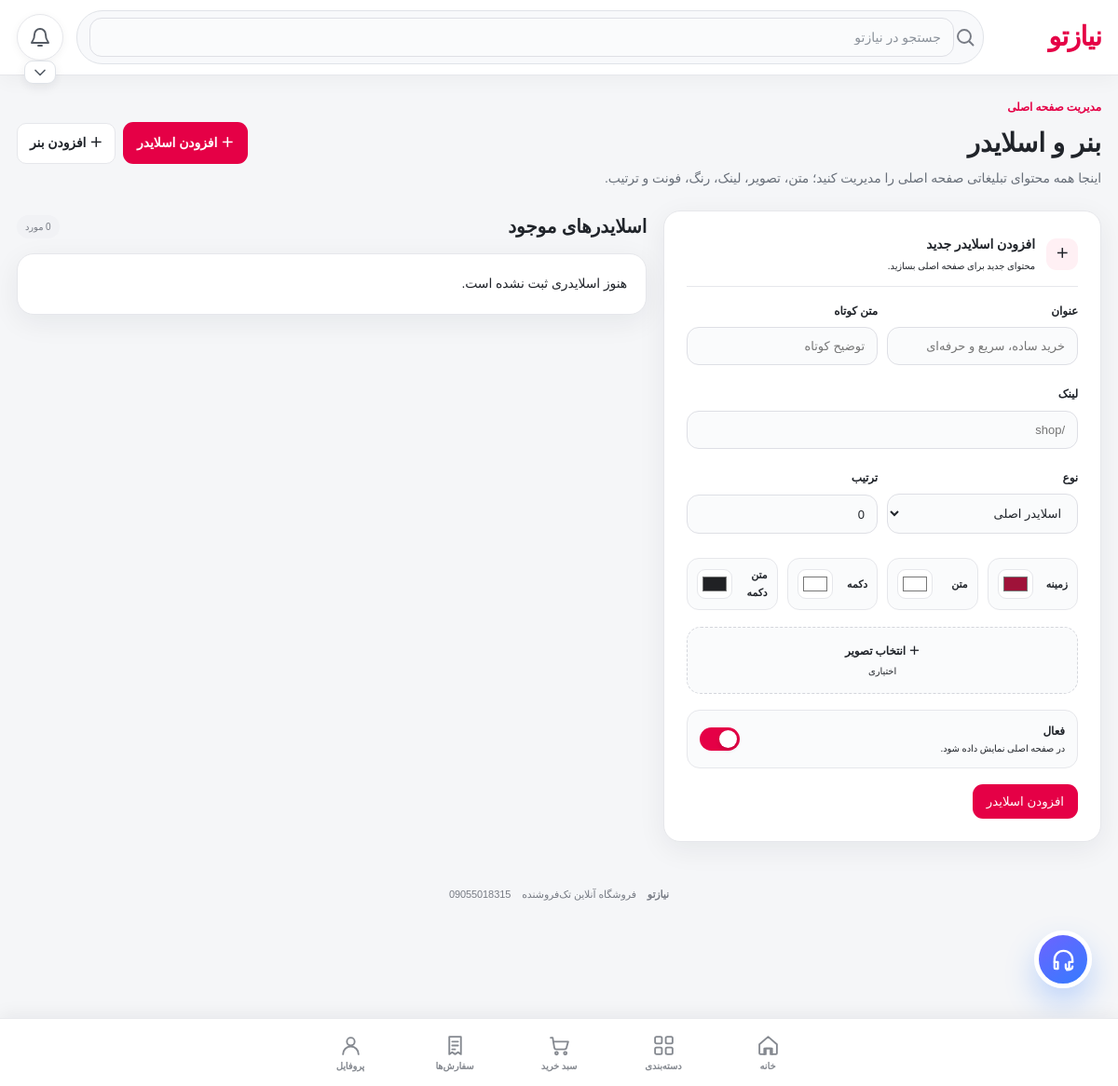
/admin/banners, run on the app's committed database.
### app/models.py (models this page shows)
class SiteSetting(db.Model):
    id=db.Column(db.Integer,primary_key=True)
    key=db.Column(db.String(160),unique=True,nullable=False)
    value=db.Column(db.Text,default="")

### app/routes.py (the view, shortened to what this page needs)
@main.route("/admin/banners",methods=["GET","POST"])
@admin_required
def admin_banners():
    banners=Banner.query.order_by(Banner.kind,Banner.sort_order,Banner.id.desc()).all()
    banner_visuals={b.id:{"bg":setting(f"banner.{b.id}.bg","#9f1239"),"text":setting(f"banner.{b.id}.text","#ffffff"),"button":setting(f"banner.{b.id}.button","#ffffff"),"button_text":setting(f"banner.{b.id}.button_text","#202124")} for b in banners}
    default_kind=request.args.get("kind","slider") if request.method == "GET" else "slider"
    if default_kind not in ("slider","banner"):
        default_kind="slider"
    return render_template("admin_banners.html",banners=banners,banner_visuals=banner_visuals,default_kind=default_kind)

### app/__init__.py (called while the page is built)
def _setting(key,default=""):
    from .models import SiteSetting
    x=db.session.execute(db.select(SiteSetting).filter_by(key=key)).scalar_one_or_none()
    return x.value if x else default

### app/routes.py (called while the page is built, shortened)
def preview_enabled():
    return PREVIEW_MODE

def ensure_preview_user():
    if not preview_enabled():
        return None
    username="__preview_admin__"
    u=User.query.filter_by(username=username).first()
    if not u:
        u=User(username=username,password_hash=generate_password_hash(secrets.token_urlsafe(24)),phone="",full_name="مدیر نسخه نمایشی",is_admin=True,role="admin",is_active=True)
        db.session.add(u); db.session.commit()
    elif not u.is_admin or not u.is_active:
        u.is_admin=True; u.role="admin"; u.is_active=True; db.session.commit()
    session["user_id"]=u.id
    session["preview_mode"]=True
    return u

def csrf():
    if "_csrf" not in session: session["_csrf"]=secrets.token_urlsafe(32)
    return session["_csrf"]

@main.app_context_processor
def template_globals(): return {"csrf_token":csrf}

@main.before_request
def protect():
    if request.method=="POST" and request.form.get("_csrf")!=session.get("_csrf"): abort(400,"CSRF token invalid")
    if preview_enabled():
        ensure_preview_user()
        return None

def admin_required(f):
    @wraps(f)
    def w(*a,**k):
        if preview_enabled():
            u=ensure_preview_user()
            if u: return f(*a,**k)
        u=db.session.get(User,session.get("user_id"))
        if not u or not u.is_admin: abort(403)
        return f(*a,**k)
    return w

### app/templates/admin_banners.html (shortened to what this page needs)
{% extends "base.html" %}
{% block content %}
<div class="admin-page-head banner-page-head">
  <div><span class="eyebrow">مدیریت صفحه اصلی</span><h1>بنر و اسلایدر</h1><p class="muted">اینجا همه محتوای تبلیغاتی صفحه اصلی را مدیریت کنید؛ متن، تصویر، لینک، رنگ، فونت و ترتیب.</p></div>
  <div class="banner-create-actions">
    <a class="btn" href="{{url_for('main.admin_banners', kind='slider')}}#new-banner">＋ افزودن اسلایدر</a>
    <a class="outline" href="{{url_for('main.admin_banners', kind='banner')}}#new-banner">＋ افزودن بنر</a>
  </div>
</div>
<div class="banner-manager-grid">
<section class="card professional-form" id="new-banner">
  <div class="form-section-title"><span>＋</span><div><b>{{"افزودن اسلایدر جدید" if default_kind=="slider" else "افزودن بنر جدید"}}</b><small>محتوای جدید برای صفحه اصلی بسازید.</small></div></div>
  <form method="post" enctype="multipart/form-data">
    <div class="form-grid">
      <label class="field"><span>عنوان</span><input name="title" maxlength="180" required placeholder="خرید ساده، سریع و حرفه‌ای"></label>
      <label class="field"><span>متن کوتاه</span><input name="subtitle" maxlength="255" placeholder="توضیح کوتاه"></label>
      <label class="field full"><span>لینک</span><input name="link" maxlength="500" placeholder="/shop"></label>
      <label class="field"><span>نوع</span><select name="kind"><option value="slider" {% if default_kind=="slider" %}selected{% endif %}>اسلایدر اصلی</option></select></label>
      <label class="field"><span>ترتیب</span><input name="sort_order" type="number" min="0" value="0"></label>
    </div>
    <div class="quick-colors">
      <label class="color-field"><span>زمینه</span><div><input name="bg" type="color" value="#9f1239"></div></label>
      <label class="color-field"><span>متن</span><div><input name="text_color" type="color" value="#ffffff"></div></label>
      <label class="color-field"><span>دکمه</span><div><input name="button_color" type="color" value="#ffffff"></div></label>
      <label class="color-field"><span>متن دکمه</span><div><input name="button_text" type="color" value="#202124"></div></label>
    </div>
    <label class="upload-box compact"><input name="image" type="file" accept="image/jpeg,image/png,image/webp,image/gif"><strong>＋ انتخاب تصویر</strong><small>اختیاری</small></label>
    <label class="toggle-row"><input name="is_active" type="checkbox" checked><span><b>فعال</b><small>در صفحه اصلی نمایش داده شود.</small></span><i></i></label>
    <button class="btn" type="submit">{{"افزودن اسلایدر" if default_kind=="slider" else "افزودن بنر"}}</button>
  </form>
</section>
<section class="banner-admin-list">
  <div class="list-head"><h2>اسلایدرهای موجود</h2><span>{{banners|length}} مورد</span></div>
  {% if banners %}
  {% for b in banners %}
  {% set v=banner_visuals[b.id] %}
  <article class="card banner-admin-card">
    <div class="banner-thumb" style="background-color:{{v.bg}};{% if b.image %}background-image:linear-gradient(90deg,rgba(0,0,0,.48),rgba(0,0,0,.08)),url('{{url_for('main.image',filename=b.image)}}');{% endif %}">
      <div style="color:{{v.text}}"><small>{{'اسلایدر اصلی' if b.kind=='slider' else 'بنر تبلیغاتی'}}</small><b>{{b.title or 'بدون عنوان'}}</b><span>{{b.subtitle or 'بدون توضیح'}}</span></div>
    </div>
    <div class="banner-admin-info"><div><h3>{{b.title or 'بدون عنوان'}}</h3><p>{{b.subtitle or 'بدون متن کوتاه'}}</p><div class="admin-meta"><span>{{'فعال' if b.is_active else 'غیرفعال'}}</span><span>ترتیب {{b.sort_order}}</span><span>{{'اسلایدر' if b.kind=='slider' else 'بنر'}}</span></div></div>
      <div class="admin-actions"><a class="btn small" href="{{url_for('main.banner_edit',banner_id=b.id)}}">ویرایش و رنگ‌بندی</a><form method="post" action="{{url_for('main.banner_delete',banner_id=b.id)}}" onsubmit="return confirm('این مورد حذف شود؟');"><input type="hidden" name="_csrf" value="{{csrf_token()}}"><button class="danger-btn small" type="submit">حذف</button></form></div>
    </div>
  </article>
  {% endfor %}
  {% else %}<div class="empty card">هنوز اسلایدری ثبت نشده است.</div>{% endif %}
</section>
</div>
{% endblock %}

### app/templates/base.html (shortened to what this page needs)
<!doctype html><html lang="fa" dir="rtl"><head><link rel="stylesheet" href="{{url_for('static',filename='style.css')}}"></head><body>
<header class="topbar"><div class="topbar-inner"><div class="top-main"><a class="brand" href="{{url_for('main.index')}}">{{site_name or 'نیازتو'}}</a><div class="search-row"><form class="search-box" action="{{url_for('main.shop')}}" method="get"><svg class="svg-icon search-svg"><use href="#i-search"/></svg><input name="q" placeholder="جستجو در {{site_name or 'نیازتو'}}" value="{{request.args.get('q','')}}"></form></div><div class="header-actions"><a class="bell-btn" href="{{url_for('main.notifications')}}" aria-label="اعلان‌ها"><svg class="svg-icon"><use href="#i-bell"/></svg></a><details class="track-menu track-below-bell"><summary aria-label="پیگیری مرسوله"><svg class="svg-icon"><use href="#i-chevron"/></svg></summary></details></div></div></div></header>
<main class="page-wrap">{% with msgs=get_flashed_messages() %}{% for m in msgs %}<div class="flash">{{m}}</div>{% endfor %}{% endwith %}{% block content %}{% endblock %}</main>
<a class="support-fab" href="{{url_for('main.support')}}" aria-label="پشتیبانی"><svg class="fab-headset"><use href="#i-headset"/></svg></a>
<nav class="bottom-nav"><div class="bottom-nav-inner"><a href="{{url_for('main.profile')}}" class="{% if request.endpoint=='main.profile' %}active{% endif %}"><svg class="nav-icon"><use href="#i-user"/></svg><small>پروفایل</small></a><a href="{{url_for('main.orders')}}" class="{% if request.endpoint=='main.orders' %}active{% endif %}"><svg class="nav-icon"><use href="#i-receipt"/></svg><small>سفارش‌ها</small></a><a href="{{url_for('main.cart')}}" class="{% if request.endpoint in ['main.cart','main.checkout'] %}active{% endif %}"><svg class="nav-icon"><use href="#i-cart"/></svg><small>سبد خرید</small></a><a href="{{url_for('main.shop')}}" class="{% if request.endpoint in ['main.shop','main.product'] %}active{% endif %}"><svg class="nav-icon"><use href="#i-grid"/></svg><small>دسته‌بندی</small></a><a href="{{url_for('main.index')}}" class="{% if request.endpoint=='main.index' %}active{% endif %}"><svg class="nav-icon"><use href="#i-home"/></svg><small>خانه</small></a></div></nav><footer><b>{{site_name or 'نیازتو'}}</b><span>فروشگاه آنلاین تک‌فروشنده</span><span>{{support_phone}}</span></footer>
</body></html>

### data on the page
SiteSetting: value "نیازتو", q "جستجو در نیازتو"
SiteSetting: value "09055018315"

### other printed values
{{ "افزودن اسلایدر جدید" if default_kind=="slider" else "افزودن بنر جدید" }} "افزودن اسلایدر جدید"
{{ "افزودن اسلایدر" if default_kind=="slider" else "افزودن بنر" }} "افزودن اسلایدر"
{{ banners|length }} "0"
